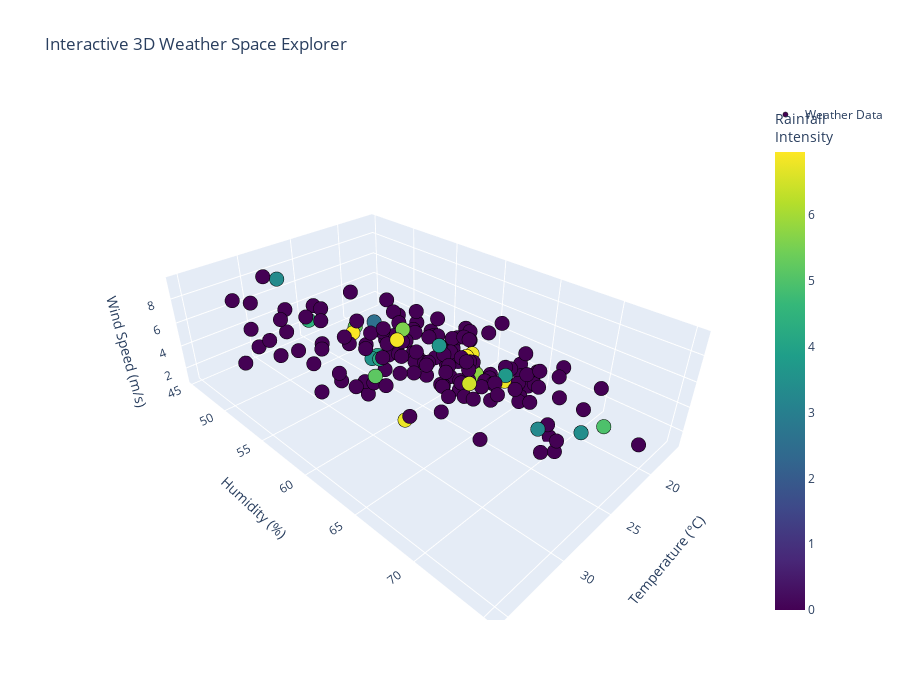

Notebook code cell kept with this figure:
### Code cell
# Advanced 3D Visualizations
from mpl_toolkits.mplot3d import Axes3D

# 1. 3D Weather Space Visualization
fig = plt.figure(figsize=(18, 12))

# First 3D plot: Temperature, Humidity, Wind Speed
ax1 = fig.add_subplot(221, projection='3d')
scatter1 = ax1.scatter(processed_df['temperature'], processed_df['humidity'],
                       processed_df['wind_speed'],
                       c=processed_df['rainfall_intensity'], cmap='Blues',
                       s=50, alpha=0.6, edgecolors='black', linewidth=0.5)
ax1.set_xlabel('Temperature (°C)', fontweight='bold')
ax1.set_ylabel('Humidity (%)', fontweight='bold')
ax1.set_zlabel('Wind Speed (m/s)', fontweight='bold')
ax1.set_title('3D Weather Space\nColored by Rainfall Intensity', fontweight='bold')
plt.colorbar(scatter1, ax=ax1, label='Rainfall (mm/hr)', shrink=0.5)

# Second 3D plot: Time-based trajectory
ax2 = fig.add_subplot(222, projection='3d')
# Create time index
time_idx = np.arange(len(processed_df))
scatter2 = ax2.scatter(processed_df['temperature'], processed_df['humidity'],
                       time_idx, c=time_idx, cmap='viridis',
                       s=30, alpha=0.6)
ax2.set_xlabel('Temperature (°C)', fontweight='bold')
ax2.set_ylabel('Humidity (%)', fontweight='bold')
ax2.set_zlabel('Time Index', fontweight='bold')
ax2.set_title('Weather Trajectory Over Time', fontweight='bold')
plt.colorbar(scatter2, ax=ax2, label='Time', shrink=0.5)

# Third 3D plot: Surface plot of comfort index
ax3 = fig.add_subplot(223, projection='3d')
# Create grid for surface
temp_range = np.linspace(processed_df['temperature'].min(),
                         processed_df['temperature'].max(), 20)
humid_range = np.linspace(processed_df['humidity'].min(),
                          processed_df['humidity'].max(), 20)
T, H = np.meshgrid(temp_range, humid_range)

# Calculate comfort index for grid
C = 0.5 * T + 0.3 * H - 0.2 * processed_df['wind_speed'].mean()

surf = ax3.plot_surface(T, H, C, cmap='RdYlGn', alpha=0.8, edgecolor='none')
ax3.set_xlabel('Temperature (°C)', fontweight='bold')
ax3.set_ylabel('Humidity (%)', fontweight='bold')
ax3.set_zlabel('Comfort Index', fontweight='bold')
ax3.set_title('Comfort Index Surface', fontweight='bold')
plt.colorbar(surf, ax=ax3, shrink=0.5)

# Fourth 3D plot: Rain intensity over time and temperature
ax4 = fig.add_subplot(224, projection='3d')
rain_data = processed_df[processed_df['rainfall_intensity'] > 0]
if len(rain_data) > 0:
    scatter4 = ax4.scatter(rain_data['temperature'], rain_data['humidity'],
                           rain_data['rainfall_intensity'],
                           c=rain_data['wind_speed'], cmap='plasma',
                           s=100, alpha=0.6, edgecolors='black', linewidth=0.5)
    ax4.set_xlabel('Temperature (°C)', fontweight='bold')
    ax4.set_ylabel('Humidity (%)', fontweight='bold')
    ax4.set_zlabel('Rainfall Intensity (mm/hr)', fontweight='bold')
    ax4.set_title('Rainfall Events in 3D Space\nColored by Wind Speed', fontweight='bold')
    plt.colorbar(scatter4, ax=ax4, label='Wind Speed (m/s)', shrink=0.5)

plt.suptitle('Advanced 3D Weather Visualizations', fontsize=16, fontweight='bold', y=0.98)
plt.tight_layout()
plt.show()

# 2. Interactive 3D Plotly Visualization
fig_3d = go.Figure()

# Add temperature-humidity-wind trace
fig_3d.add_trace(go.Scatter3d(
    x=processed_df['temperature'],
    y=processed_df['humidity'],
    z=processed_df['wind_speed'],
    mode='markers',
    marker=dict(
        size=5,
        color=processed_df['rainfall_intensity'],
        colorscale='Viridis',
        showscale=True,
        colorbar=dict(title="Rainfall<br>Intensity"),
        line=dict(width=0.5, color='black')
    ),
    text=[f"Time: {t}<br>Temp: {temp:.1f}°C<br>Humidity: {hum:.1f}%<br>Wind: {wind:.1f} m/s<br>Rain: {rain:.1f} mm/hr"
          for t, temp, hum, wind, rain in zip(processed_df['timestamp'],
                                               processed_df['temperature'],
                                               processed_df['humidity'],
                                               processed_df['wind_speed'],
                                               processed_df['rainfall_intensity'])],
    hovertemplate='%{text}<extra></extra>',
    name='Weather Data'
))

fig_3d.update_layout(
    title='Interactive 3D Weather Space Explorer',
    scene=dict(
        xaxis_title='Temperature (°C)',
        yaxis_title='Humidity (%)',
        zaxis_title='Wind Speed (m/s)',
        camera=dict(eye=dict(x=1.5, y=1.5, z=1.3))
    ),
    width=900,
    height=700,
    showlegend=True
)

fig_3d.show()

print("✓ Advanced 3D visualizations created successfully!")
print("  - Static 3D plots show weather space from multiple perspectives")
print("  - Interactive Plotly visualization allows exploration of weather patterns")
print("  - Hover over points in the interactive plot to see detailed information")

### Figure 1 — Plotly figure (JSON) as saved in the notebook; plotly's stock layout.template omitted (floating-point values rounded to 4 significant figures; data arrays with more than 128 entries replaced by an {"elided": "..."} marker saying what was removed)
{"data": [{"hovertemplate": "%{text}<extra></extra>", "marker": {"color": {"elided": "168 float values"}, "colorbar": {"title": {"text": "Rainfall<br>Intensity"}}, "colorscale": [[0, "#440154"], [0.1111, "#482878"], [0.2222, "#3e4989"], [0.3333, "#31688e"], [0.4444, "#26828e"], [0.5556, "#1f9e89"], [0.6667, "#35b779"], [0.7778, "#6ece58"], [0.8889, "#b5de2b"], [1, "#fde725"]], "line": {"color": "black", "width": 0.5}, "showscale": true, "size": 5}, "mode": "markers", "name": "Weather Data", "text": {"elided": "168 str values"}, "type": "scatter3d", "x": {"elided": "168 float values"}, "y": {"elided": "168 float values"}, "z": {"elided": "168 float values"}}], "layout": {"height": 700, "scene": {"camera": {"eye": {"x": 1.5, "y": 1.5, "z": 1.3}}, "xaxis": {"title": {"text": "Temperature (°C)"}}, "yaxis": {"title": {"text": "Humidity (%)"}}, "zaxis": {"title": {"text": "Wind Speed (m/s)"}}}, "showlegend": true, "title": {"text": "Interactive 3D Weather Space Explorer"}, "width": 900}}
